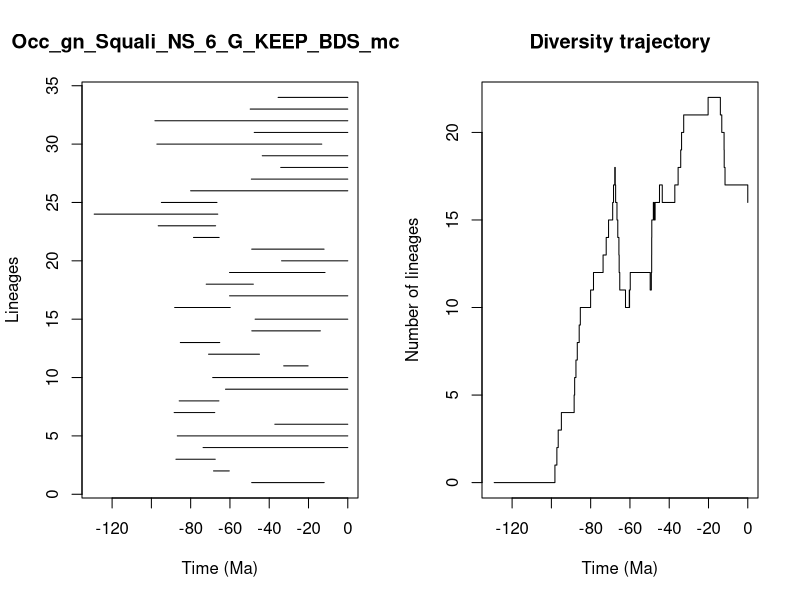

This chart was generated by the following R code:


pdf(file='../Results/Genus_NS/5_MA_bins_EXT_EP/pyrate_mcmc_logs/Occ_gn_Squali_NS_6_G_KEEP_BDS_mcmc_LTT.pdf',width=0.6*20, height=0.6*10)
title = "Occ_gn_Squali_NS_6_G_KEEP_BDS_mcmc"
ts=c(48.933231235822504, 68.360352324725,87.4919390454282,73.67849912946001,86.81466887306058,37.14757576556021,88.4096607670773,85.84022687281728,62.262723935689216,68.78968590484428,32.62892985260422,70.88954297585781,85.26804074429725,48.87147854393252,47.17959803816161,88.14923023278737,60.194393877494704,72.08643908190821,60.21980586373645,33.71207965564614,48.91718482956366,78.55893835329691,96.52350287480401,129.1228507622683,94.9112159037507,80.02355037102042,49.10598194299337,34.14734140156582,43.54220765610135,97.20587527260321,47.6389142941119,98.19676068746199,49.69028675010009,35.47127867479393)
te=c(12.00582668047053, 60.3382947789525,67.48469133953574,0.0,0.0,0.0,67.72394593827396,65.61722701796529,0.0,0.0,20.198610214563043,44.95314811169627,65.18456021765238,13.960684427800029,0.0,59.84253998026004,0.0,48.08720436226104,11.586012218727227,0.0,12.064873323345807,65.48944099089745,67.28444541038702,66.19041832072682,66.60357979034966,0.0,0.0,0.0,0.0,13.236957631915818,0.0,0.0,0.0,0.0)
div_traj=c(0, 1,2,3,4,5,6,7,8,9,10,11,12,13,14,15,16,17,18,17,16,15,14,13,12,11,10,11,10,11,12,11,12,13,14,15,16,15,16,17,16,17,18,19,20,21,22,21,20,19,18,17,16)
time_events=c(129.1228507622683, 98.19676068746199,97.20587527260321,96.52350287480401,94.9112159037507,88.4096607670773,88.14923023278737,87.4919390454282,86.81466887306058,85.84022687281728,85.26804074429725,80.02355037102042,78.55893835329691,73.67849912946001,72.08643908190821,70.88954297585781,68.78968590484428,68.360352324725,67.72394593827396,67.48469133953574,67.28444541038702,66.60357979034966,66.19041832072682,65.61722701796529,65.48944099089745,65.18456021765238,62.262723935689216,60.3382947789525,60.21980586373645,60.194393877494704,59.84253998026004,49.69028675010009,49.10598194299337,48.933231235822504,48.91718482956366,48.87147854393252,48.08720436226104,47.6389142941119,47.17959803816161,44.95314811169627,43.54220765610135,37.14757576556021,35.47127867479393,34.14734140156582,33.71207965564614,32.62892985260422,20.198610214563043,13.960684427800029,13.236957631915818,12.064873323345807,12.00582668047053,11.586012218727227,0.0)
                par(mfrow=c(1,2))
                L = length(ts)
                plot(ts, 1:L , xlim=c(-max(ts)-1,0), pch=20, type="n", main=title,xlab="Time (Ma)",ylab="Lineages")
                for (i in 1:L){segments(x0=-te[i],y0=i,x1=-ts[i],y1=i)}    
                t = -time_events
                plot(div_traj ~ t,type="s", main = "Diversity trajectory",xlab="Time (Ma)",ylab="Number of lineages",xlim=c(-max(ts)-1,0))
                abline(v=c(65,200,251,367,445),lty=2,col="gray")
                
